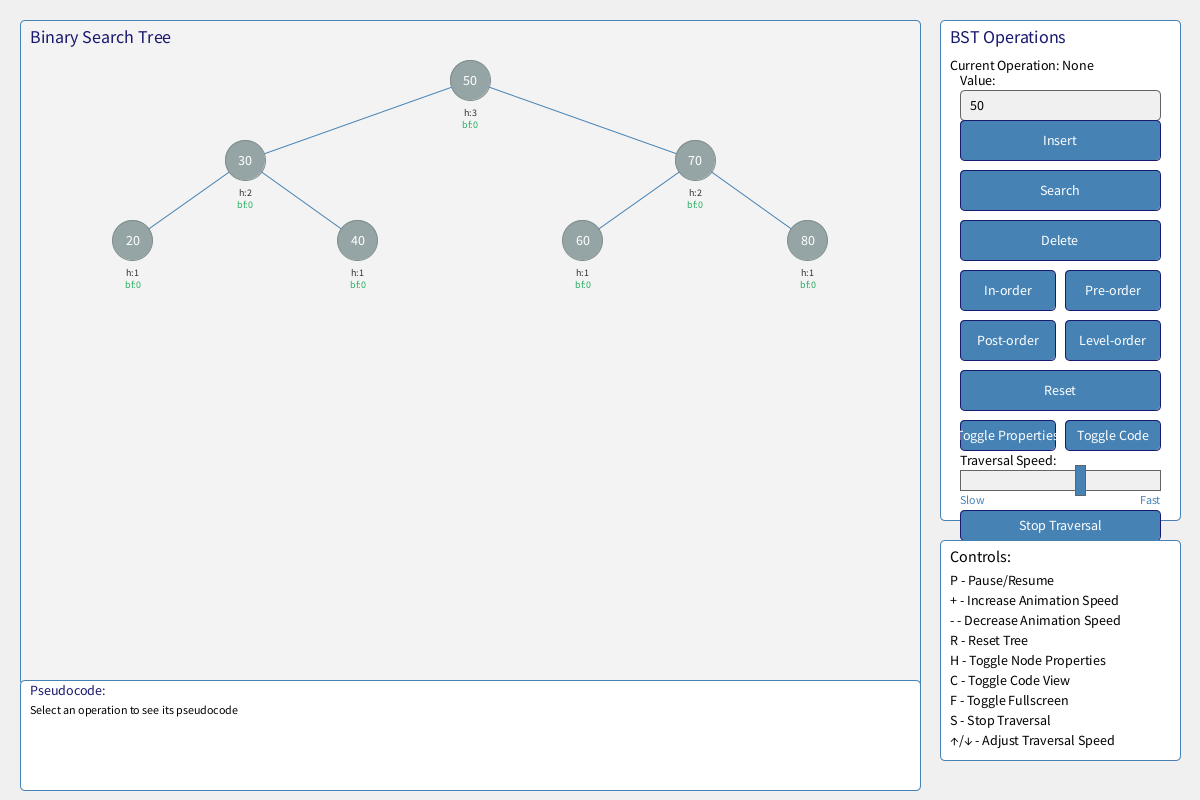
Frame 1 (no input)
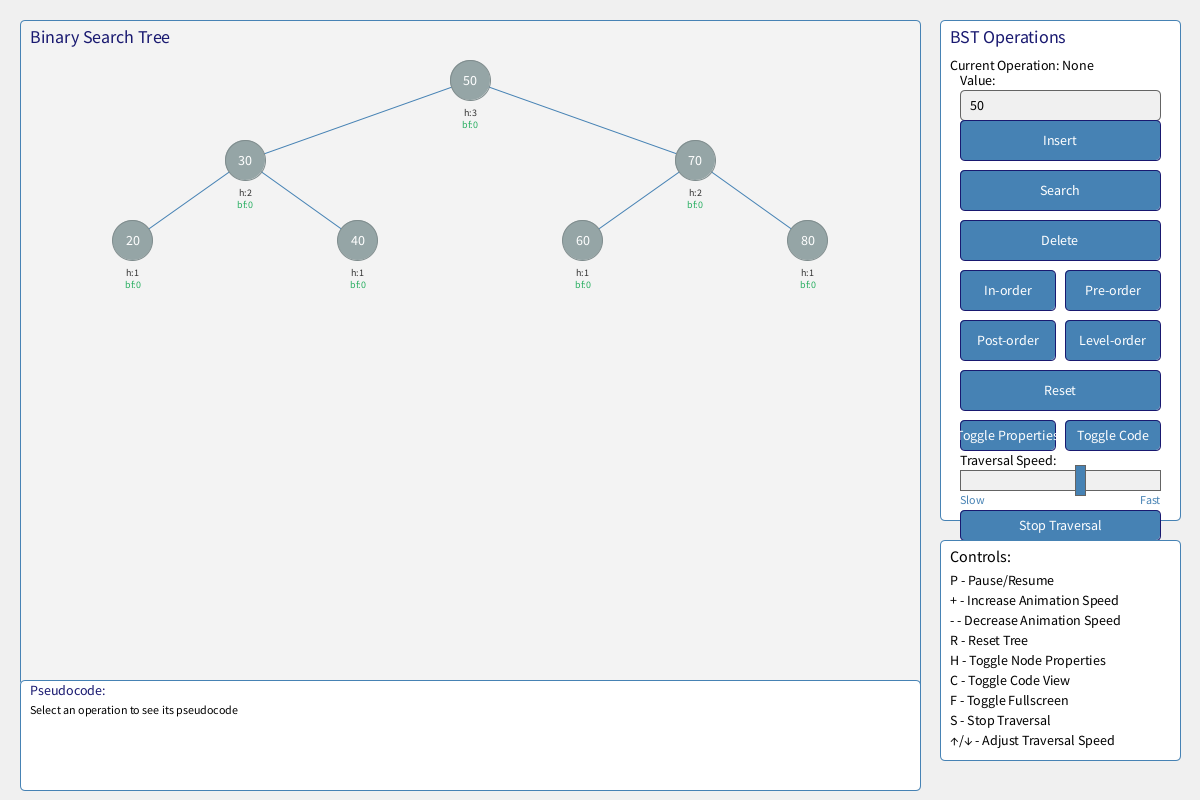
Frame 60 (the mouse pressed at the canvas centre just before this capture)
Frame 120 (the mouse held since frame 60 and released just before this capture): identical to frame 60, image omitted

The Processing sketch that drew these frames (run headless with seeded random() and noise(); from frame 60 on, the mouse is pressed at the canvas centre):

// Processing sketch: binary_search_tree
// ── binary_search_tree.pde
// Binary Search Tree Visualization
// This visualizer demonstrates BST operations: insertion, search, deletion and traversal
// Enhanced version with educational features and improved visualization

// Tree node class
class Node {
  int value;
  Node left;
  Node right;
  float x, y; // Position for visualization
  float targetX, targetY; // Target position for animations
  boolean highlighted = false;
  boolean found = false;
  boolean isNew = false;
  boolean isDeleting = false;
  int height = 1; // Height of the node (for educational purposes)
  int balanceFactor = 0; // Balance factor (for educational purposes)
  color nodeColor = color(149, 165, 166); // Default node color
  float animationSpeed = 1.0; // Individual animation speed multiplier

  Node(int value) {
    this.value = value;
    this.left = null;
    this.right = null;
  }

  // Calculate height of this node based on its children
  void updateHeight() {
    int leftHeight = (left == null) ? 0 : left.height;
    int rightHeight = (right == null) ? 0 : right.height;
    height = 1 + max(leftHeight, rightHeight);
    balanceFactor = rightHeight - leftHeight;
  }
}

// BST variables
Node root = null;
int nodeSize = 40;
float animationProgress = 0;
boolean isAnimating = false;
int currentSpeed = 10;
boolean paused = false;
boolean showNodeProperties = true; // Show height and balance factor
boolean fullScreen = false; // Fullscreen mode

// Operation tracking
String currentOperation = "None";
int searchValue = -1;
int insertValue = -1;
Node currentNode = null;
boolean operationComplete = true;

// Traversal variables
ArrayList<Node> traversalPath = new ArrayList<Node>();
int currentTraversalIndex = 0;
boolean traversalInProgress = false;
int traversalDelay = 0;
int traversalSpeed = 15; // Frames between steps

// UI variables
int treeViewX, treeViewY, treeViewWidth, treeViewHeight;
int panelX, panelY, panelWidth, panelHeight;
int codeViewX, codeViewY, codeViewWidth, codeViewHeight;
int inputValue = 50;
String inputText = "50"; // Text field input
boolean inputActive = false; // Is text field active
boolean showCodeView = true; // Show pseudocode panel

// Buttons
ArrayList<Button> buttons = new ArrayList<Button>();

void setup() {
  size(1200, 800);
  frameRate(60);

  // Set up the layout
  setupLayout();

  // Insert some initial nodes
  insertNode(50);
  insertNode(30);
  insertNode(70);
  insertNode(20);
  insertNode(40);
  insertNode(60);
  insertNode(80);
}

void setupLayout() {
  // Clear existing buttons
  buttons.clear();

  // Set up visualization areas
  treeViewX = 20;
  treeViewY = 20;
  treeViewWidth = width - 300;
  treeViewHeight = height - 100;

  panelX = width - 260;
  panelY = 20;
  panelWidth = 240;
  panelHeight = 500;

  // Set up code view panel
  codeViewX = 20;
  codeViewY = height - 120;
  codeViewWidth = width - 300;
  codeViewHeight = 110;

  // Create buttons with more vertical spacing
  buttons.add(new Button("Insert", panelX + 20, panelY + 100, 200, 40));
  buttons.add(new Button("Search", panelX + 20, panelY + 150, 200, 40));
  buttons.add(new Button("Delete", panelX + 20, panelY + 200, 200, 40));
  buttons.add(new Button("In-order", panelX + 20, panelY + 250, 95, 40));
  buttons.add(new Button("Pre-order", panelX + 125, panelY + 250, 95, 40));
  buttons.add(new Button("Post-order", panelX + 20, panelY + 300, 95, 40));
  buttons.add(new Button("Level-order", panelX + 125, panelY + 300, 95, 40));
  buttons.add(new Button("Reset", panelX + 20, panelY + 350, 200, 40));

  // Add toggle buttons
  buttons.add(new Button("Toggle Properties", panelX + 20, panelY + 400, 95, 30));
  buttons.add(new Button("Toggle Code", panelX + 125, panelY + 400, 95, 30));

  // Add stop button for traversals
  buttons.add(new Button("Stop Traversal", panelX + 20, panelY + 490, 200, 30));
}

void draw() {
  background(240);

  // Draw tree view
  drawTreeView();

  // Draw control panel
  drawControlPanel();

  // Draw buttons
  for (Button button : buttons) {
    button.display();
  }

  // Update animations
  if (isAnimating) {
    animationProgress += 0.05 * currentSpeed;
    if (animationProgress >= 1) {
      animationProgress = 0;
      isAnimating = false;

      // Complete the current operation
      if (currentOperation.equals("Insert")) {
        completeInsert();
      } else if (currentOperation.equals("Search")) {
        completeSearch();
      } else if (currentOperation.equals("Delete")) {
        completeDelete();
      }

      operationComplete = true;
    }
  }

  // Update traversal animation
  if (traversalInProgress) {
    traversalDelay++;
    if (traversalDelay >= traversalSpeed) {
      traversalDelay = 0;

      // Move to next node in traversal
      if (currentTraversalIndex < traversalPath.size()) {
        // Reset previous node if not the first one
        if (currentTraversalIndex > 0) {
          traversalPath.get(currentTraversalIndex - 1).highlighted = false;
        }

        // Highlight current node
        Node currentNode = traversalPath.get(currentTraversalIndex);
        currentNode.highlighted = true;

        // Print current node value
        print(currentNode.value + " ");

        // Move to next node
        currentTraversalIndex++;
      } else {
        // Traversal complete
        traversalInProgress = false;
        println(); // New line after traversal
      }
    }
  }

  // Draw controls legend
  drawControlsLegend();

  // Draw code view panel if enabled
  if (showCodeView) {
    drawCodeView();
  }
}

void drawTreeView() {
  // Draw tree view background
  fill(255, 255, 255, 50);
  stroke(70, 130, 180);
  strokeWeight(1);
  rect(treeViewX, treeViewY, treeViewWidth, treeViewHeight, 5);

  // Draw tree title
  fill(25, 25, 112);
  textSize(18);
  textAlign(LEFT, TOP);
  text("Binary Search Tree", treeViewX + 10, treeViewY + 10);

  // Draw the tree
  if (root != null) {
    calculateNodePositions();
    drawNode(root);
  } else {
    // Draw empty tree message
    fill(100);
    textSize(16);
    textAlign(CENTER, CENTER);
    text("Tree is empty. Insert nodes to begin.", treeViewX + treeViewWidth/2, treeViewY + treeViewHeight/2);
  }
}

void drawControlPanel() {
  // Draw panel background
  fill(255);
  stroke(70, 130, 180);
  strokeWeight(1);
  rect(panelX, panelY, panelWidth, panelHeight, 5);

  // Draw panel title
  fill(25, 25, 112);
  textSize(18);
  textAlign(LEFT, TOP);
  text("BST Operations", panelX + 10, panelY + 10);

  // Draw current operation
  fill(0);
  textSize(14);
  text("Current Operation: " + currentOperation, panelX + 10, panelY + 40);

  // Draw input field label
  fill(0);
  textAlign(LEFT, CENTER);
  text("Value:", panelX + 20, panelY + 60);

  // Draw text input field
  if (inputActive) {
    fill(255); // White background when active
    stroke(41, 128, 185); // Blue border when active
    strokeWeight(2);
  } else {
    fill(240); // Light gray background when inactive
    stroke(100);
    strokeWeight(1);
  }
  rect(panelX + 20, panelY + 70, 200, 30, 5);

  // Draw text in input field
  fill(0);
  textAlign(LEFT, CENTER);
  text(inputText + (inputActive ? "|" : ""), panelX + 30, panelY + 85);

  // Draw input field instructions
  fill(100);
  textSize(10);
  text("Click to edit, Enter to confirm", panelX + 20, panelY + 110);
  textSize(14);

  // Draw traversal speed control
  fill(0);
  textAlign(LEFT, CENTER);
  text("Traversal Speed:", panelX + 20, panelY + 440);

  // Draw speed slider background
  fill(240);
  stroke(100);
  rect(panelX + 20, panelY + 450, 200, 20);

  // Draw speed slider handle
  float sliderPosition = map(traversalSpeed, 30, 5, panelX + 20, panelX + 220);
  fill(70, 130, 180);
  rect(sliderPosition - 5, panelY + 445, 10, 30);

  // Draw speed labels
  textSize(12);
  textAlign(LEFT, TOP);
  text("Slow", panelX + 20, panelY + 475);
  textAlign(RIGHT, TOP);
  text("Fast", panelX + 220, panelY + 475);
}

void drawNode(Node node) {
  if (node == null) return;

  // Draw connections to children
  stroke(70, 130, 180);
  strokeWeight(1);
  if (node.left != null) {
    line(node.x, node.y, node.left.x, node.left.y);
  }
  if (node.right != null) {
    line(node.x, node.y, node.right.x, node.right.y);
  }

  // Draw children first (so parent appears on top)
  drawNode(node.left);
  drawNode(node.right);

  // Update node height and balance factor
  node.updateHeight();

  // Determine node color
  if (node.isDeleting) {
    fill(231, 76, 60); // Red for nodes being deleted
    stroke(192, 57, 43);
    strokeWeight(2);
  } else if (node.found) {
    fill(46, 204, 113); // Green for found nodes
    stroke(39, 174, 96);
    strokeWeight(2);
  } else if (node.highlighted) {
    fill(241, 196, 15); // Yellow for highlighted nodes (current)
    stroke(243, 156, 18);
    strokeWeight(2);
  } else if (node.isNew) {
    fill(52, 152, 219); // Blue for newly inserted nodes
    stroke(41, 128, 185);
    strokeWeight(2);
  } else {
    // Color based on balance factor
    if (abs(node.balanceFactor) > 1) {
      // Unbalanced node
      fill(230, 126, 34); // Orange for unbalanced nodes
      stroke(211, 84, 0);
      strokeWeight(2);
    } else {
      fill(149, 165, 166); // Gray for normal nodes
      stroke(127, 140, 141);
      strokeWeight(1);
    }
  }

  // Draw the node circle
  ellipse(node.x, node.y, nodeSize, nodeSize);

  // Draw node value
  fill(255);
  textSize(14);
  textAlign(CENTER, CENTER);
  text(node.value, node.x, node.y);

  // Draw height and balance factor
  if (showNodeProperties) {
    textSize(10);
    fill(50);
    text("h:" + node.height, node.x, node.y + nodeSize/2 + 12);

    // Color-code balance factor
    if (abs(node.balanceFactor) > 1) {
      fill(211, 84, 0); // Orange for unbalanced
    } else if (abs(node.balanceFactor) == 1) {
      fill(243, 156, 18); // Yellow for slightly unbalanced
    } else {
      fill(39, 174, 96); // Green for balanced
    }
    text("bf:" + node.balanceFactor, node.x, node.y + nodeSize/2 + 24);
  }
}

void calculateNodePositions() {
  if (root == null) return;

  // Calculate the maximum depth of the tree
  int maxDepth = getMaxDepth(root);

  // Calculate vertical spacing
  float verticalSpacing = min(80, (treeViewHeight - 100) / maxDepth);

  // Set root position
  root.x = treeViewX + treeViewWidth / 2;
  root.y = treeViewY + 60;
  root.targetX = root.x;
  root.targetY = root.y;

  // Calculate positions for all nodes
  calculatePositions(root, 0, treeViewWidth / 4, verticalSpacing);

  // Adjust positions to ensure all nodes are within bounds
  adjustNodePositions();
}

int getMaxDepth(Node node) {
  if (node == null) return 0;
  return 1 + max(getMaxDepth(node.left), getMaxDepth(node.right));
}

void calculatePositions(Node node, int level, float xOffset, float ySpacing) {
  if (node == null) return;

  // Calculate positions for children
  if (node.left != null) {
    node.left.x = node.x - xOffset;
    node.left.y = node.y + ySpacing;
    node.left.targetX = node.left.x;
    node.left.targetY = node.left.y;
    calculatePositions(node.left, level + 1, xOffset / 2, ySpacing);
  }

  if (node.right != null) {
    node.right.x = node.x + xOffset;
    node.right.y = node.y + ySpacing;
    node.right.targetX = node.right.x;
    node.right.targetY = node.right.y;
    calculatePositions(node.right, level + 1, xOffset / 2, ySpacing);
  }
}

void adjustNodePositions() {
  // Find leftmost and rightmost node positions
  float leftmost = treeViewX + treeViewWidth;
  float rightmost = treeViewX;
  findExtremePositions(root, leftmost, rightmost);

  // Check if any nodes are outside the view boundaries
  float leftMargin = 40;
  float rightMargin = 40;

  if (leftmost < treeViewX + leftMargin || rightmost > treeViewX + treeViewWidth - rightMargin) {
    // Calculate scaling factor to fit within boundaries
    float availableWidth = treeViewWidth - leftMargin - rightMargin;
    float currentWidth = rightmost - leftmost;
    float scaleFactor = min(1.0, availableWidth / currentWidth);

    // Center point for scaling
    float centerX = treeViewX + treeViewWidth / 2;

    // Apply scaling to all nodes
    scaleNodePositions(root, centerX, scaleFactor);
  }
}

void findExtremePositions(Node node, float leftmost, float rightmost) {
  if (node == null) return;

  leftmost = min(leftmost, node.x);
  rightmost = max(rightmost, node.x);

  findExtremePositions(node.left, leftmost, rightmost);
  findExtremePositions(node.right, leftmost, rightmost);
}

void scaleNodePositions(Node node, float centerX, float scaleFactor) {
  if (node == null) return;

  // Scale x position relative to center
  float distanceFromCenter = node.x - centerX;
  node.x = centerX + distanceFromCenter * scaleFactor;
  node.targetX = node.x;

  // Scale children
  scaleNodePositions(node.left, centerX, scaleFactor);
  scaleNodePositions(node.right, centerX, scaleFactor);
}

// BST Operations
void insertNode(int value) {
  root = insert(root, value);
  resetNodeStates();
}

Node insert(Node node, int value) {
  if (node == null) {
    Node newNode = new Node(value);
    newNode.isNew = true;
    return newNode;
  }

  if (value < node.value) {
    node.left = insert(node.left, value);
  } else if (value > node.value) {
    node.right = insert(node.right, value);
  }

  return node;
}

void searchNode(int value) {
  resetNodeStates();
  search(root, value);
}

boolean search(Node node, int value) {
  if (node == null) return false;

  if (node.value == value) {
    node.found = true;
    return true;
  }

  node.highlighted = true;

  if (value < node.value) {
    return search(node.left, value);
  } else {
    return search(node.right, value);
  }
}

void deleteNode(int value) {
  resetNodeStates();
  root = delete(root, value);
}

Node delete(Node node, int value) {
  if (node == null) return null;

  if (value < node.value) {
    node.highlighted = true;
    node.left = delete(node.left, value);
  } else if (value > node.value) {
    node.highlighted = true;
    node.right = delete(node.right, value);
  } else {
    // Node to be deleted found
    node.isDeleting = true;

    // Case 1: Leaf node
    if (node.left == null && node.right == null) {
      return null;
    }

    // Case 2: Node with only one child
    if (node.left == null) {
      return node.right;
    }
    if (node.right == null) {
      return node.left;
    }

    // Case 3: Node with two children
    // Find the inorder successor (smallest node in right subtree)
    node.value = minValue(node.right);

    // Delete the inorder successor
    node.right = delete(node.right, node.value);
  }

  return node;
}

int minValue(Node node) {
  int minv = node.value;
  while (node.left != null) {
    minv = node.left.value;
    node = node.left;
  }
  return minv;
}

void resetNodeStates() {
  resetStates(root);
}

void resetStates(Node node) {
  if (node == null) return;

  node.highlighted = false;
  node.found = false;
  node.isNew = false;
  node.isDeleting = false;

  resetStates(node.left);
  resetStates(node.right);
}

// Animation completions
void completeInsert() {
  insertNode(insertValue);
}

void completeSearch() {
  searchNode(searchValue);
}

void completeDelete() {
  deleteNode(insertValue);
}

// Traversals
void inOrderTraversal() {
  resetNodeStates();
  currentOperation = "In-order Traversal";
  println("In-order Traversal:");

  // Clear previous traversal path
  traversalPath.clear();
  currentTraversalIndex = 0;

  // Generate traversal path
  generateInOrderPath(root);

  // Start traversal animation
  traversalInProgress = true;
  traversalDelay = 0;
}

void generateInOrderPath(Node node) {
  if (node == null) return;

  generateInOrderPath(node.left);
  traversalPath.add(node);
  generateInOrderPath(node.right);
}

void preOrderTraversal() {
  resetNodeStates();
  currentOperation = "Pre-order Traversal";
  println("Pre-order Traversal:");

  // Clear previous traversal path
  traversalPath.clear();
  currentTraversalIndex = 0;

  // Generate traversal path
  generatePreOrderPath(root);

  // Start traversal animation
  traversalInProgress = true;
  traversalDelay = 0;
}

void generatePreOrderPath(Node node) {
  if (node == null) return;

  traversalPath.add(node);
  generatePreOrderPath(node.left);
  generatePreOrderPath(node.right);
}

void postOrderTraversal() {
  resetNodeStates();
  currentOperation = "Post-order Traversal";
  println("Post-order Traversal:");

  // Clear previous traversal path
  traversalPath.clear();
  currentTraversalIndex = 0;

  // Generate traversal path
  generatePostOrderPath(root);

  // Start traversal animation
  traversalInProgress = true;
  traversalDelay = 0;
}

void generatePostOrderPath(Node node) {
  if (node == null) return;

  generatePostOrderPath(node.left);
  generatePostOrderPath(node.right);
  traversalPath.add(node);
}

void levelOrderTraversal() {
  resetNodeStates();
  currentOperation = "Level-order Traversal";
  println("Level-order Traversal:");

  // Clear previous traversal path
  traversalPath.clear();
  currentTraversalIndex = 0;

  // Generate level order traversal path
  int h = getMaxDepth(root);
  for (int i = 1; i <= h; i++) {
    generateLevelOrderPath(root, i);
  }

  // Start traversal animation
  traversalInProgress = true;
  traversalDelay = 0;
}

void generateLevelOrderPath(Node node, int level) {
  if (node == null) return;

  if (level == 1) {
    traversalPath.add(node);
  } else if (level > 1) {
    generateLevelOrderPath(node.left, level - 1);
    generateLevelOrderPath(node.right, level - 1);
  }
}

void drawControlsLegend() {
  fill(255);
  stroke(70, 130, 180);
  strokeWeight(1);
  rect(panelX, panelY + panelHeight + 20, panelWidth, 220, 5);

  fill(0);
  textAlign(LEFT, TOP);
  textSize(16);
  text("Controls:", panelX + 10, panelY + panelHeight + 30);
  textSize(14);
  text("P - Pause/Resume", panelX + 10, panelY + panelHeight + 55);
  text("+ - Increase Animation Speed", panelX + 10, panelY + panelHeight + 75);
  text("- - Decrease Animation Speed", panelX + 10, panelY + panelHeight + 95);
  text("R - Reset Tree", panelX + 10, panelY + panelHeight + 115);
  text("H - Toggle Node Properties", panelX + 10, panelY + panelHeight + 135);
  text("C - Toggle Code View", panelX + 10, panelY + panelHeight + 155);
  text("F - Toggle Fullscreen", panelX + 10, panelY + panelHeight + 175);
  text("S - Stop Traversal", panelX + 10, panelY + panelHeight + 195);
  text("↑/↓ - Adjust Traversal Speed", panelX + 10, panelY + panelHeight + 215);

  // Draw traversal status if in progress
  if (traversalInProgress) {
    fill(46, 204, 113);
    textAlign(LEFT, TOP);
    text("Traversal in progress: " + currentTraversalIndex + "/" + traversalPath.size(),
         panelX + 10, panelY + panelHeight + 240);
  }
}

void drawCodeView() {
  // Draw code view background
  fill(255);
  stroke(70, 130, 180);
  strokeWeight(1);
  rect(codeViewX, codeViewY, codeViewWidth, codeViewHeight, 5);

  // Draw title
  fill(25, 25, 112);
  textSize(14);
  textAlign(LEFT, TOP);
  text("Pseudocode:", codeViewX + 10, codeViewY + 5);

  // Draw pseudocode based on current operation
  fill(0);
  textSize(12);
  textAlign(LEFT, TOP);

  String pseudocode = "";

  if (currentOperation.equals("Insert")) {
    pseudocode = "insert(node, value): if node is null, return new Node(value); if value < node.value, node.left = insert(node.left, value); else if value > node.value, node.right = insert(node.right, value); return node";
  } else if (currentOperation.equals("Search")) {
    pseudocode = "search(node, value): if node is null, return false; if node.value equals value, return true; if value < node.value, return search(node.left, value); else return search(node.right, value)";
  } else if (currentOperation.equals("Delete")) {
    pseudocode = "delete(node, value): if node is null, return null; if value < node.value, node.left = delete(node.left, value); else if value > node.value, node.right = delete(node.right, value); else handle leaf, one child, or two children cases";
  } else if (currentOperation.equals("In-order Traversal")) {
    pseudocode = "inOrder(node): if node is null, return; inOrder(node.left); visit(node); inOrder(node.right)";

    // Add traversal progress information if in progress
    if (traversalInProgress && traversalPath.size() > 0) {
      pseudocode += "\n\nTraversal Progress: " + currentTraversalIndex + "/" + traversalPath.size();
      if (currentTraversalIndex > 0 && currentTraversalIndex <= traversalPath.size()) {
        pseudocode += "\nCurrent Node: " + traversalPath.get(currentTraversalIndex - 1).value;
      }
    }
  } else if (currentOperation.equals("Pre-order Traversal")) {
    pseudocode = "preOrder(node): if node is null, return; visit(node); preOrder(node.left); preOrder(node.right)";

    // Add traversal progress information if in progress
    if (traversalInProgress && traversalPath.size() > 0) {
      pseudocode += "\n\nTraversal Progress: " + currentTraversalIndex + "/" + traversalPath.size();
      if (currentTraversalIndex > 0 && currentTraversalIndex <= traversalPath.size()) {
        pseudocode += "\nCurrent Node: " + traversalPath.get(currentTraversalIndex - 1).value;
      }
    }
  } else if (currentOperation.equals("Post-order Traversal")) {
    pseudocode = "postOrder(node): if node is null, return; postOrder(node.left); postOrder(node.right); visit(node)";

    // Add traversal progress information if in progress
    if (traversalInProgress && traversalPath.size() > 0) {
      pseudocode += "\n\nTraversal Progress: " + currentTraversalIndex + "/" + traversalPath.size();
      if (currentTraversalIndex > 0 && currentTraversalIndex <= traversalPath.size()) {
        pseudocode += "\nCurrent Node: " + traversalPath.get(currentTraversalIndex - 1).value;
      }
    }
  } else if (currentOperation.equals("Level-order Traversal")) {
    pseudocode = "levelOrder(root): for each level from 1 to height of tree: printLevel(root, level)";

    // Add traversal progress information if in progress
    if (traversalInProgress && traversalPath.size() > 0) {
      pseudocode += "\n\nTraversal Progress: " + currentTraversalIndex + "/" + traversalPath.size();
      if (currentTraversalIndex > 0 && currentTraversalIndex <= traversalPath.size()) {
        pseudocode += "\nCurrent Node: " + traversalPath.get(currentTraversalIndex - 1).value;
      }
    }
  } else {
    pseudocode = "Select an operation to see its pseudocode";
  }

  // Draw pseudocode with word wrapping
  int maxWidth = codeViewWidth - 20;
  int x = codeViewX + 10;
  int y = codeViewY + 25;

  String[] words = pseudocode.split(" ");
  String line = "";

  for (String word : words) {
    float lineWidth = textWidth(line + word + " ");
    if (lineWidth > maxWidth && !line.isEmpty()) {
      text(line, x, y);
      line = word + " ";
      y += 15; // Move to next line
    } else {
      line += word + " ";
    }
  }

  // Draw the last line
  if (!line.isEmpty()) {
    text(line, x, y);
  }
}

// Button class
class Button {
  String label;
  float x, y, w, h;
  boolean isHovered = false;

  Button(String label, float x, float y, float w, float h) {
    this.label = label;
    this.x = x;
    this.y = y;
    this.w = w;
    this.h = h;
  }

  void display() {
    // Check if mouse is over the button
    isHovered = mouseX >= x && mouseX <= x + w && mouseY >= y && mouseY <= y + h;

    // Draw button
    if (isHovered) {
      fill(100, 149, 237); // Hover color
    } else {
      fill(70, 130, 180); // Normal color
    }
    stroke(25, 25, 112);
    strokeWeight(1);
    rect(x, y, w, h, 5);

    // Draw label
    fill(255);
    textAlign(CENTER, CENTER);
    textSize(14);
    text(label, x + w/2, y + h/2);
  }

  boolean isClicked() {
    return isHovered && mousePressed;
  }
}

void mousePressed() {
  // Check for button clicks
  for (Button button : buttons) {
    if (button.isHovered) {
      if (button.label.equals("Insert")) {
        currentOperation = "Insert";
        insertValue = inputValue;
        isAnimating = true;
        animationProgress = 0;
        operationComplete = false;
      } else if (button.label.equals("Search")) {
        currentOperation = "Search";
        searchValue = inputValue;
        isAnimating = true;
        animationProgress = 0;
        operationComplete = false;
      } else if (button.label.equals("Delete")) {
        currentOperation = "Delete";
        insertValue = inputValue;
        isAnimating = true;
        animationProgress = 0;
        operationComplete = false;
      } else if (button.label.equals("In-order")) {
        inOrderTraversal();
      } else if (button.label.equals("Pre-order")) {
        preOrderTraversal();
      } else if (button.label.equals("Post-order")) {
        postOrderTraversal();
      } else if (button.label.equals("Level-order")) {
        levelOrderTraversal();
      } else if (button.label.equals("Reset")) {
        root = null;
        currentOperation = "None";
        traversalInProgress = false;
      } else if (button.label.equals("Toggle Properties")) {
        showNodeProperties = !showNodeProperties;
      } else if (button.label.equals("Toggle Code")) {
        showCodeView = !showCodeView;
      } else if (button.label.equals("Stop Traversal")) {
        if (traversalInProgress) {
          traversalInProgress = false;
          resetNodeStates();
          println("\nTraversal stopped.");
        }
      }
    }
  }

  // Check for text field click
  if (mouseX >= panelX + 20 && mouseX <= panelX + 220 && mouseY >= panelY + 70 && mouseY <= panelY + 100) {
    inputActive = true;
  } else {
    // If clicked outside the text field, deactivate it and update the value
    if (inputActive) {
      inputActive = false;
      try {
        inputValue = Integer.parseInt(inputText);
      } catch (NumberFormatException e) {
        // If input is not a valid number, reset to previous value
        inputText = str(inputValue);
      }
    }
  }

  // Check for traversal speed slider interaction
  if (mouseX >= panelX + 20 && mouseX <= panelX + 220 &&
      mouseY >= panelY + 445 && mouseY <= panelY + 475) {
    // Map mouse position to traversal speed
    traversalSpeed = int(map(mouseX, panelX + 20, panelX + 220, 30, 5));
    traversalSpeed = constrain(traversalSpeed, 5, 30);
  }
}

void keyPressed() {
  // Handle text input when input field is active
  if (inputActive) {
    if (key == ENTER || key == RETURN) {
      // Confirm input
      inputActive = false;
      try {
        inputValue = Integer.parseInt(inputText);
      } catch (NumberFormatException e) {
        // If input is not a valid number, reset to previous value
        inputText = str(inputValue);
      }
    } else if (key == BACKSPACE) {
      // Handle backspace
      if (inputText.length() > 0) {
        inputText = inputText.substring(0, inputText.length() - 1);
      }
    } else if (key >= '0' && key <= '9') {
      // Only allow numeric input
      inputText += key;
    }
    return; // Don't process other keys when input is active
  }

  // Normal key handling when input field is not active
  if (key == 'p' || key == 'P') {
    paused = !paused;
    if (paused) {
      noLoop();
    } else {
      loop();
    }
  } else if (key == '+') {
    currentSpeed = min(currentSpeed + 1, 20);
  } else if (key == '-') {
    currentSpeed = max(currentSpeed - 1, 1);
  } else if (key == 'r' || key == 'R') {
    root = null;
    currentOperation = "None";
    traversalInProgress = false;
  } else if (key == 'h' || key == 'H') {
    // Toggle node properties display
    showNodeProperties = !showNodeProperties;
  } else if (key == 'c' || key == 'C') {
    // Toggle code view
    showCodeView = !showCodeView;
  } else if (key == 'f' || key == 'F') {
    // Toggle fullscreen
    if (fullScreen) {
      size(1200, 800);
      fullScreen = false;
    } else {
      fullScreen();
      fullScreen = true;
    }
    // Recalculate layout
    setupLayout();
  } else if (key == 's' || key == 'S') {
    // Stop any traversal in progress
    if (traversalInProgress) {
      traversalInProgress = false;
      resetNodeStates();
      println("\nTraversal stopped.");
    }
  } else if (key == CODED) {
    if (keyCode == UP) {
      // Speed up traversal
      traversalSpeed = max(traversalSpeed - 2, 5);
    } else if (keyCode == DOWN) {
      // Slow down traversal
      traversalSpeed = min(traversalSpeed + 2, 30);
    }
  }
}
